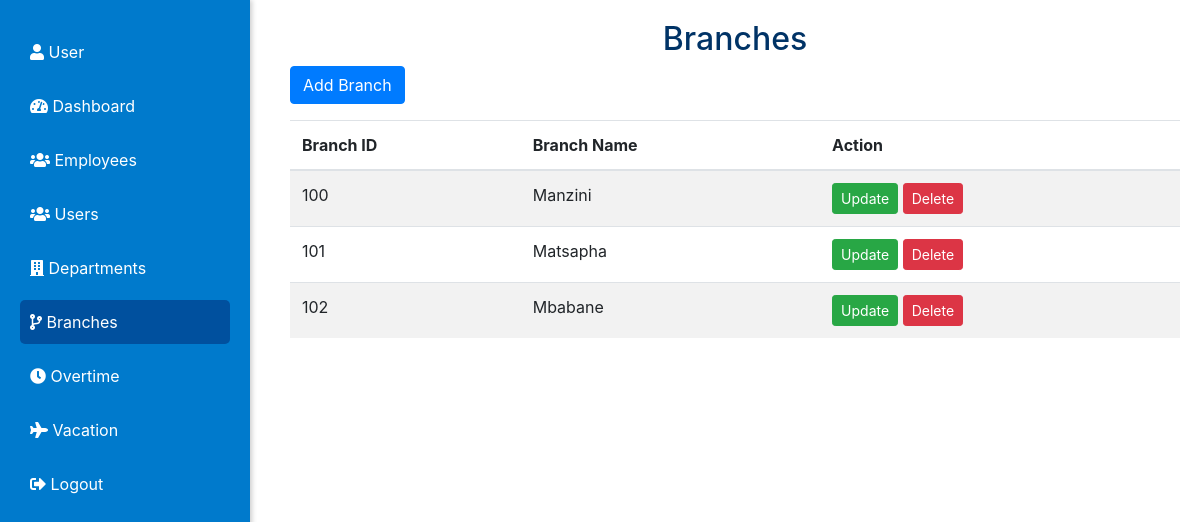
Screenshot of /pages/branches.php (signed in) with the database file from the repository.
### tables this page shows
CREATE TABLE `branch` (
  `BranchID` int(11) NOT NULL,
  `BranchName` varchar(100) NOT NULL
);

### pages/branches.php (the view, shortened to what this page needs)
<?php
include '../includes/db.php';
$query = "SELECT BranchID, BranchName
          FROM Branch";
$result = $conn->query($query);
?>
<!DOCTYPE html>
<html lang="en">
<head>
    <link rel="stylesheet" href="../css/styles.css">
    <link rel="stylesheet" href="https://maxcdn.bootstrapcdn.com/bootstrap/4.5.2/css/bootstrap.min.css">
    <link rel="stylesheet" href="https://cdnjs.cloudflare.com/ajax/libs/font-awesome/5.15.3/css/all.min.css">
</head>
<body>
<div class="sidebar">
    <ul class="list-unstyled">
        <li><a href="profile.php"><i class="fas fa-user"></i> <?php echo htmlspecialchars($_SESSION['username']); ?></a></li>
        <li><a href="dashboard.php"><i class="fas fa-tachometer-alt"></i> Dashboard</a></li>
        <li><a href="employees.php"><i class="fas fa-users"></i> Employees</a></li>
        <li><a href="users.php"><i class="fas fa-users"></i> Users</a></li>
        <li><a href="departments.php"><i class="fas fa-building"></i> Departments</a></li>
        <li><a href="branches.php" class="active"><i class="fas fa-code-branch"></i> Branches</a></li>
        <li><a href="overtime.php"><i class="fas fa-clock"></i> Overtime</a></li>
        <li><a href="vacation.php"><i class="fas fa-plane"></i> Vacation</a></li>
        <li><a href="logout.php"><i class="fas fa-sign-out-alt"></i> Logout</a></li>
    </ul>
</div>
    <div class="content" style="margin-left: 270px; padding: 20px;">
        <h2 class="text-center">Branches</h2>
        <button class="btn btn-primary mb-3" data-toggle="modal" data-target="#addBranchModal">Add Branch</button>
        <table class="table table-striped">
            <thead>
                <tr>
                    <th>Branch ID</th>
                    <th>Branch Name</th>
                    <th>Action</th>
            </thead>
            <tbody>
                <?php while ($row = $result->fetch_assoc()): ?>
                <tr>
                    <td><?php echo $row['BranchID']; ?></td>
                    <td><?php echo $row['BranchName']; ?></td>
                    <td>
            <button class="btn btn-success btn-sm" data-toggle="modal" data-target="#updateBranchModal" onclick="populateUpdateForm('<?php echo $row['BranchID']; ?>', '<?php echo $row['BranchName']; ?>')">Update</button>
            <button class="btn btn-danger btn-sm" onclick="deleteBranch('<?php echo $row['BranchID']; ?>')">Delete</button>
        </td>
                </tr>
                <?php endwhile; ?>
            </tbody>
        </table>
    </div>
</body>
</html>

### css/styles.css (style rules this page uses)
body { font-family: Arial, sans-serif; background-color: white; margin: 0; padding: 0; }
.sidebar { width: 220px; background: #003366; color: #ffffff; padding: 20px; position: fixed; height: 100%; top: 0; left: 0; box-shadow: 2px 0 5px rgba(0, 0, 0, 0.2); }
.sidebar ul { list-style-type: none; padding: 0; }
.sidebar li { margin: 10px 0; }
.sidebar a { color: #ffffff; text-decoration: none; padding: 10px; display: block; transition: background 0.3s; }
button { padding: 12px; margin: 10px 0; border: none; border-radius: 5px; background: #007acc; color: #ffffff; font-size: 16px; cursor: pointer; transition: background 0.3s; }
h2 { color: #003366; }
.sidebar { background-color: #007acc; height: 100vh; position: fixed; width: 250px; }
.sidebar a { color: white; text-decoration: none; }
.sidebar a.active { background-color: #00509e; color: white; border-radius: 5px; }

### rows the page displays
branch: BranchID "100", BranchName "Manzini"
branch: BranchID "101", BranchName "Matsapha"
branch: BranchID "102", BranchName "Mbabane"

### other values shown
$_SESSION['username'] "User"
